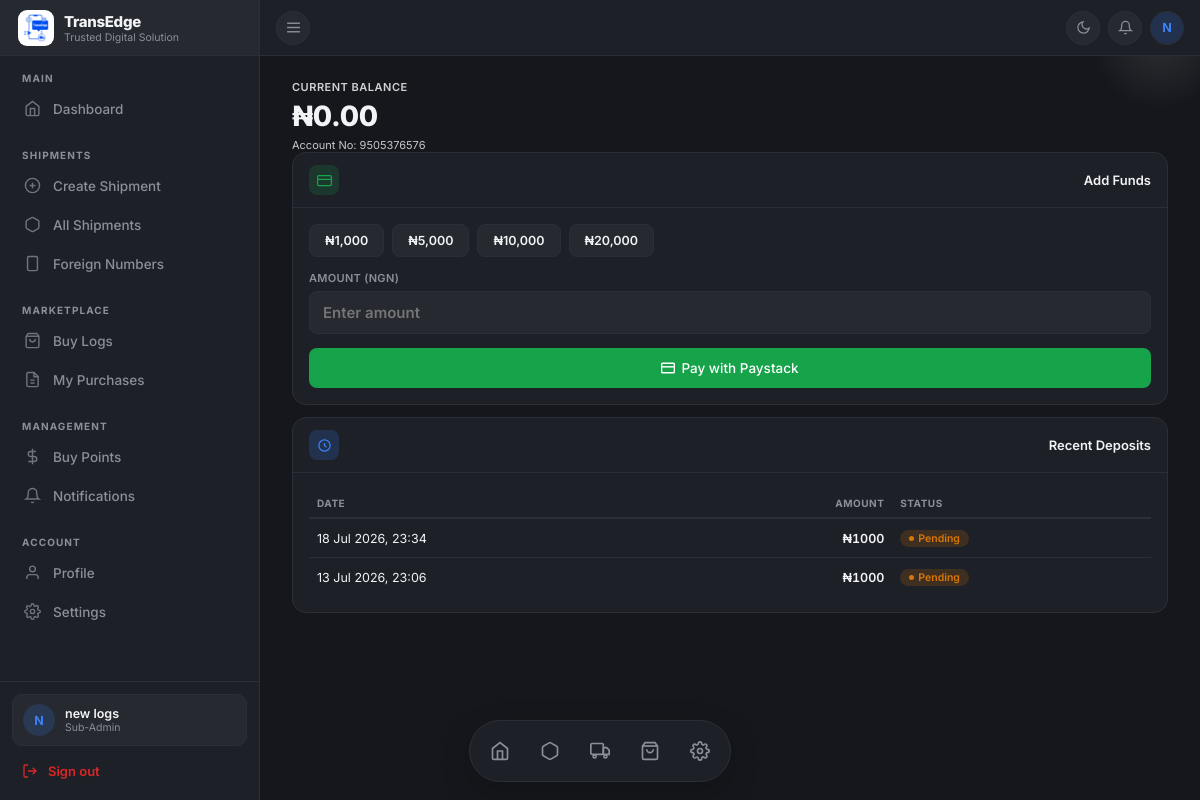
Screenshot of /shipping/sub-admin/wallet/deposit/ (signed in) with the database file from the repository.
### Business/models.py (models this page shows, shortened)
class User(AbstractBaseUser, PermissionsMixin):
    class Role(models.TextChoices):
        ADMIN     = "admin",     "Admin"
        STAFF     = "staff",     "Staff"
        SUB_ADMIN = "sub_admin", "Sub Admin"
    id          = models.UUIDField(primary_key=True, default=uuid.uuid4, editable=False)
    email       = models.EmailField(unique=True)
    full_name   = models.CharField(max_length=255)
    phone       = models.CharField(max_length=20, blank=True)
    role        = models.CharField(max_length=10, choices=Role.choices, default=Role.STAFF)
    is_active   = models.BooleanField(default=True)
    is_staff    = models.BooleanField(default=False)
    date_joined = models.DateTimeField(default=timezone.now)
    groups = models.ManyToManyField(
        'auth.Group',
        related_name='business_user_set',
        blank=True,
    )
    user_permissions = models.ManyToManyField(
        'auth.Permission',
        related_name='business_user_set',
        blank=True,
    )
    objects = UserManager()
    USERNAME_FIELD  = "email"
    REQUIRED_FIELDS = ["full_name"]

class Account(models.Model):
    user = models.OneToOneField(
        settings.AUTH_USER_MODEL,
        on_delete=models.CASCADE,
        related_name="account",
    )
    account_number = models.CharField(max_length=10, unique=True, blank=True)
    balance = models.DecimalField(
        max_digits=15, decimal_places=2, default=Decimal("0.00")
    )
    created_at = models.DateTimeField(auto_now_add=True)
    updated_at = models.DateTimeField(auto_now=True)

class WalletDeposit(models.Model):
    class Status(models.TextChoices):
        PENDING = "pending", "Pending"
        SUCCESS = "success", "Success"
        FAILED  = "failed",  "Failed"
    id                    = models.UUIDField(primary_key=True, default=uuid.uuid4, editable=False)
    account               = models.ForeignKey(
        Account, on_delete=models.CASCADE, related_name="deposits"
    )
    amount                = models.DecimalField(max_digits=14, decimal_places=2)
    currency              = models.CharField(max_length=5, default="NGN")
    paystack_reference    = models.CharField(max_length=200, unique=True)
    paystack_access_code  = models.CharField(max_length=200, blank=True)
    status                = models.CharField(
        max_length=10, choices=Status.choices, default=Status.PENDING
    )
    paid_at    = models.DateTimeField(null=True, blank=True)
    created_at = models.DateTimeField(auto_now_add=True)
    class Meta:
        ordering = ["-created_at"]

### Business/sub_admin_views.py (the view)
    def wrapper(request, *args, **kwargs):
        if not request.user.is_authenticated:
            return redirect("sub-admin-login")
        if request.user.role != User.Role.SUB_ADMIN:
            return redirect("sub-admin-login")
        try:
            profile = request.user.sub_admin_profile
        except SubAdminProfile.DoesNotExist:
            return redirect("sub-admin-login")
        if profile.approval_status == SubAdminProfile.ApprovalStatus.PENDING:
            return render(request, "admin/subadmin/pending_approval.html", {"profile": profile})
        if profile.approval_status == SubAdminProfile.ApprovalStatus.REJECTED:
            return render(request, "admin/subadmin/rejected.html", {"profile": profile})
        if profile.approval_status == SubAdminProfile.ApprovalStatus.SUSPENDED:
            return render(request, "admin/subadmin/suspended.html", {"profile": profile})
        return view_func(request, *args, **kwargs)

### Business/templates/admin/subadmin/wallet_deposit.html (shortened to what this page needs)
{% extends "admin/subadmin/base.html" %}
{% block content %}
<div class="wallet-hero">
  <div class="wallet-hero-label">Current Balance</div>
  <div class="wallet-hero-amount">₦{{ account.balance|floatformat:2 }}</div>
  <div class="wallet-hero-note">Account No: {{ account.account_number }}</div>
</div>
<div class="section">
  <div class="section-header">
    <div class="sh-icon" style="background:var(--green-dim);">
      <svg width="15" height="15" fill="none" viewBox="0 0 24 24" stroke="currentColor" stroke-width="2" style="color:var(--green);"><rect x="1" y="4" width="22" height="16" rx="2"/><line x1="1" y1="10" x2="23" y2="10"/></svg>
    </div>
    <h3>Add Funds</h3>
  </div>
  <div class="section-body">
    <form method="post" action="{% url 'sub-admin-wallet-deposit-pay' %}" id="depositForm">
      <div class="amount-presets">
        <button type="button" class="preset-btn" data-amount="1000">₦1,000</button>
        <button type="button" class="preset-btn" data-amount="5000">₦5,000</button>
        <button type="button" class="preset-btn" data-amount="10000">₦10,000</button>
        <button type="button" class="preset-btn" data-amount="20000">₦20,000</button>
      </div>
      <div class="form-group">
        <label>Amount (NGN)</label>
        <input type="number" name="amount" id="amountInput" min="100" step="1" placeholder="Enter amount" required>
      </div>
      <button type="submit" class="btn btn-green">
        <svg width="14" height="14" fill="none" viewBox="0 0 24 24" stroke="currentColor" stroke-width="2.5"><rect x="1" y="4" width="22" height="16" rx="2"/><line x1="1" y1="10" x2="23" y2="10"/></svg>
        Pay with Paystack
      </button>
    </form>
  </div>
</div>
<div class="section" id="deposit-history">
  <div class="section-header">
    <div class="sh-icon" style="background:var(--sky-dim);">
      <svg width="15" height="15" fill="none" viewBox="0 0 24 24" stroke="currentColor" stroke-width="2" style="color:var(--sky);"><path d="M12 8v4l3 3"/><circle cx="12" cy="12" r="9"/></svg>
    </div>
    <h3>Recent Deposits</h3>
  </div>
  <div class="section-body">
    {% if history %}
    <table class="history-table">
      <thead>
        <tr><th>Date</th><th class="num">Amount</th><th>Status</th></tr>
      </thead>
      <tbody>
        {% for d in history %}
        <tr>
          <td>{{ d.created_at|date:"d M Y, H:i" }}</td>
          <td class="num">₦{{ d.amount|floatformat:0 }}</td>
          <td>
            {% if d.status == "success" %}<span class="badge b-success">Success</span>
            {% elif d.status == "pending" %}<span class="badge b-pending">Pending</span>
            {% else %}<span class="badge b-failed">Failed</span>{% endif %}
          </td>
        </tr>
        {% endfor %}
      </tbody>
    </table>
    {% else %}
    <div class="empty-cell">No deposits yet.</div>
    {% endif %}
  </div>
</div>
{% endblock %}

### Business/templates/admin/subadmin/base.html (shortened to what this page needs)
{% load static %}
<!DOCTYPE html>
<html lang="en" data-theme="dark">
<head>
</head>
<body>
<aside class="sidebar" id="sidebar">
  <button type="button" class="sidebar-logo" id="sidebarLogoToggle" aria-label="Toggle sidebar">
    <div class="logo-mark-sb">
      <img src="{% static 'images/transedge-logo.png' %}" alt="TransEdge">
    </div>
    <div class="logo-text">
      <div class="name">TransEdge</div>
      <div class="tag">Trusted Digital Solution</div>
    </div>
  </button>
  <div class="sidebar-section">
    <div class="sidebar-label">Main</div>
    <a href="{% url 'sub-admin-dashboard' %}" class="sb-nav-item {% if request.resolver_match.url_name == 'sub-admin-dashboard' %}active{% endif %}">
      <svg width="17" height="17" fill="none" viewBox="0 0 24 24" stroke="currentColor" stroke-width="2"><path d="M3 9l9-7 9 7v11a2 2 0 01-2 2H5a2 2 0 01-2-2z"/><polyline points="9 22 9 12 15 12 15 22"/></svg>
      <span class="nav-text">Dashboard</span>
    </a>
  </div>
  <div class="sidebar-section">
    <div class="sidebar-label">Shipments</div>
    <a href="{% url 'sub-admin-shipment-create' %}" class="sb-nav-item {% if request.resolver_match.url_name == 'sub-admin-shipment-create' %}active{% endif %}">
      <svg width="17" height="17" fill="none" viewBox="0 0 24 24" stroke="currentColor" stroke-width="2"><circle cx="12" cy="12" r="10"/><line x1="12" y1="8" x2="12" y2="16"/><line x1="8" y1="12" x2="16" y2="12"/></svg>
      <span class="nav-text">Create Shipment</span>
    </a>
    <a href="{% url 'sub-admin-shipment-list' %}" class="sb-nav-item {% if request.resolver_match.url_name == 'sub-admin-shipment-list' %}active{% endif %}">
      <svg width="17" height="17" fill="none" viewBox="0 0 24 24" stroke="currentColor" stroke-width="2"><path d="M21 16V8a2 2 0 00-1-1.73l-7-4a2 2 0 00-2 0l-7 4A2 2 0 003 8v8a2 2 0 001 1.73l7 4a2 2 0 002 0l7-4A2 2 0 0021 16z"/></svg>
      <span class="nav-text">All Shipments</span>
    </a>
    <a href="{% url 'sub-admin-buy-foreign-number' %}" class="sb-nav-item {% if request.resolver_match.url_name == 'sub-admin-buy-foreign-number' %}active{% endif %}">
      <svg width="17" height="17" fill="none" viewBox="0 0 24 24" stroke="currentColor" stroke-width="2"><rect x="5" y="2" width="14" height="20" rx="2"/><line x1="12" y1="18" x2="12.01" y2="18"/></svg>
      <span class="nav-text">Foreign Numbers</span>
    </a>
  </div>
  <div class="sidebar-section">
    <div class="sidebar-label">Marketplace</div>
    <a href="{% url 'buy-logs-browse' %}" class="sb-nav-item ">
      <svg width="17" height="17" fill="none" viewBox="0 0 24 24" stroke="currentColor" stroke-width="2"><path d="M6 2L3 6v14a2 2 0 002 2h14a2 2 0 002-2V6l-3-4z"/><line x1="3" y1="6" x2="21" y2="6"/><path d="M16 10a4 4 0 01-8 0"/></svg>
      <span class="nav-text">Buy Logs</span>
    </a>
    <a href="{% url 'buy-logs-my-purchases' %}" class="sb-nav-item {% if request.resolver_match.url_name == 'buy-logs-my-purchases' or request.resolver_match.url_name == 'buy-logs-receipt' %}active{% endif %}">
      <svg width="17" height="17" fill="none" viewBox="0 0 24 24" stroke="currentColor" stroke-width="2"><path d="M14 2H6a2 2 0 00-2 2v16a2 2 0 002 2h12a2 2 0 002-2V8z"/><polyline points="14 2 14 8 20 8"/><line x1="9" y1="13" x2="15" y2="13"/><line x1="9" y1="17" x2="15" y2="17"/></svg>
      <span class="nav-text">My Purchases</span>
    </a>
  </div>
  <div class="sidebar-section">
    <div class="sidebar-label">Management</div>
    <a href="{% url 'sub-admin-buy-points' %}" class="sb-nav-item {% if request.resolver_match.url_name == 'sub-admin-buy-points' %}active{% endif %}">
      <svg width="17" height="17" fill="none" viewBox="0 0 24 24" stroke="currentColor" stroke-width="2"><line x1="12" y1="1" x2="12" y2="23"/><path d="M17 5H9.5a3.5 3.5 0 000 7h5a3.5 3.5 0 010 7H6"/></svg>
      <span class="nav-text">Buy Points</span>
    </a>
    <a href="{% url 'sub-admin-notifications' %}" class="sb-nav-item {% if request.resolver_match.url_name == 'sub-admin-notifications' %}active{% endif %}">
      <svg width="17" height="17" fill="none" viewBox="0 0 24 24" stroke="currentColor" stroke-width="2"><path d="M18 8a6 6 0 00-12 0c0 7-3 9-3 9h18s-3-2-3-9"/><path d="M13.73 21a2 2 0 01-3.46 0"/></svg>
      <span class="nav-text">Notifications</span>
    </a>
  </div>
  <div class="sidebar-section">
    <div class="sidebar-label">Account</div>
    <a href="{% url 'sub-admin-profile' %}" class="sb-nav-item {% if request.resolver_match.url_name == 'sub-admin-profile' %}active{% endif %}">
      <svg width="17" height="17" fill="none" viewBox="0 0 24 24" stroke="currentColor" stroke-width="2"><path d="M20 21v-2a4 4 0 00-4-4H8a4 4 0 00-4 4v2"/><circle cx="12" cy="7" r="4"/></svg>
      <span class="nav-text">Profile</span>
    </a>
    <a href="{% url 'sub-admin-site-settings' %}" class="sb-nav-item {% if request.resolver_match.url_name == 'sub-admin-site-settings' %}active{% endif %}">
      <span class="nav-text">Settings</span>
    </a>
  </div>
  <div class="sidebar-footer">
    <div class="sb-user-card">
      <div class="sb-avatar">{{ request.user.full_name|default:"?"|first|upper }}</div>
      <div class="sb-user-info">
        <div class="sb-user-name">{{ request.user.full_name|default:"Sub Admin" }}</div>
        <div class="sb-user-role">Sub-Admin</div>
      </div>
    </div>
    <a href="{% url 'sub-admin-logout' %}" class="sb-logout">
      <svg width="16" height="16" fill="none" viewBox="0 0 24 24" stroke="currentColor" stroke-width="2"><path d="M9 21H5a2 2 0 01-2-2V5a2 2 0 012-2h4"/><polyline points="16 17 21 12 16 7"/><line x1="21" y1="12" x2="9" y2="12"/></svg>
      <span class="nav-text">Sign out</span>
    </a>
  </div>
</aside>
<div class="main">
  <header class="topbar">
    <div class="topbar-left">
      <button type="button" class="icon-btn menu-btn" id="mobileMenuBtn" aria-label="Open menu">
        <svg width="17" height="17" fill="none" viewBox="0 0 24 24" stroke="currentColor" stroke-width="2">
          <line x1="3" y1="6" x2="21" y2="6"/><line x1="3" y1="12" x2="21" y2="12"/><line x1="3" y1="18" x2="21" y2="18"/>
        </svg>
      </button>
    </div>
    <div class="topbar-right">
      <button class="icon-btn theme-btn" id="themeToggle" aria-label="Toggle theme">
        <svg class="icon-moon" width="15" height="15" fill="none" viewBox="0 0 24 24" stroke="currentColor" stroke-width="2">
          <path d="M21 12.79A9 9 0 1111.21 3 7 7 0 0021 12.79z"/>
        </svg>
      </button>
<div style="position:relative;">
  <button type="button" class="icon-btn" id="notifBellBtn" aria-label="Notifications" aria-haspopup="true">
    <svg width="15" height="15" fill="none" viewBox="0 0 24 24" stroke="currentColor" stroke-width="2">
      <path d="M18 8a6 6 0 00-12 0c0 7-3 9-3 9h18s-3-2-3-9"/>
      <path d="M13.73 21a2 2 0 01-3.46 0"/>
    </svg>
  </button>
</div>
      <a href="{% url 'sub-admin-profile' %}" class="avatar-btn" aria-label="Profile">
        {{ request.user.full_name|default:"?"|first|upper }}
      </a>
    </div>
  </header>
  <div class="content">
    {% block content %}{% endblock %}
  </div>
</div>
<nav class="bottom-nav">
  <a href="{% url 'sub-admin-dashboard' %}"
     class="bn-item {% if request.resolver_match.url_name == 'sub-admin-dashboard' %}active{% endif %}"
     aria-label="Dashboard">
    <svg width="20" height="20" fill="none" viewBox="0 0 24 24" stroke="currentColor" stroke-width="2">
      <path d="M3 9l9-7 9 7v11a2 2 0 01-2 2H5a2 2 0 01-2-2z"/>
      <polyline points="9 22 9 12 15 12 15 22"/>
    </svg>
  </a>
  <a href="{% url 'sub-admin-buy-foreign-number' %}"
     class="bn-item {% if request.resolver_match.url_name == 'sub-admin-buy-foreign-number' %}active{% endif %}"
     aria-label="phone">
    <svg width="20" height="20" fill="none" viewBox="0 0 24 24" stroke="currentColor" stroke-width="2">
      <path d="M21 16V8a2 2 0 00-1-1.73l-7-4a2 2 0 00-2 0l-7 4A2 2 0 003 8v8a2 2 0 001 1.73l7 4a2 2 0 002 0l7-4A2 2 0 0021 16z"/>
    </svg>
  </a>
  <a href="{% url 'sub-admin-shipment-list' %}"
     class="bn-item {% if request.resolver_match.url_name == 'sub-admin-shipment-list' %}active{% endif %}"
     aria-label="Create Shipment">
    <svg width="20" height="20" fill="none" viewBox="0 0 24 24" stroke="currentColor" stroke-width="2">
      <rect x="1" y="3" width="15" height="13" rx="1.5"/>
      <path d="M16 8h4l3 3v5h-7V8z"/>
      <circle cx="5.5" cy="18.5" r="1.8"/>
      <circle cx="18.5" cy="18.5" r="1.8"/>
    </svg>
  </a>
  <a href="{% url 'buy-logs-browse' %}"
     class="bn-item "
     aria-label="Buy Logs">
    <svg width="20" height="20" fill="none" viewBox="0 0 24 24" stroke="currentColor" stroke-width="2">
      <path d="M6 2L3 6v14a2 2 0 002 2h14a2 2 0 002-2V6l-3-4z"/>
      <line x1="3" y1="6" x2="21" y2="6"/>
      <path d="M16 10a4 4 0 01-8 0"/>
    </svg>
  </a>
  <a href="{% url 'sub-admin-site-settings' %}"
     class="bn-item {% if request.resolver_match.url_name == 'sub-admin-site-settings' %}active{% endif %}"
     aria-label="Settings">
  </a>
</nav>
</body>
</html>

### rows the page displays
User: user.full_name|first "N", user.full_name "new logs"
Account: balance "0.00", account_number "9505376576"
WalletDeposit: created_at "18 Jul 2026, 23:34", amount "1000", status "Pending"
WalletDeposit: created_at "13 Jul 2026, 23:06", amount "1000", status "Pending"
